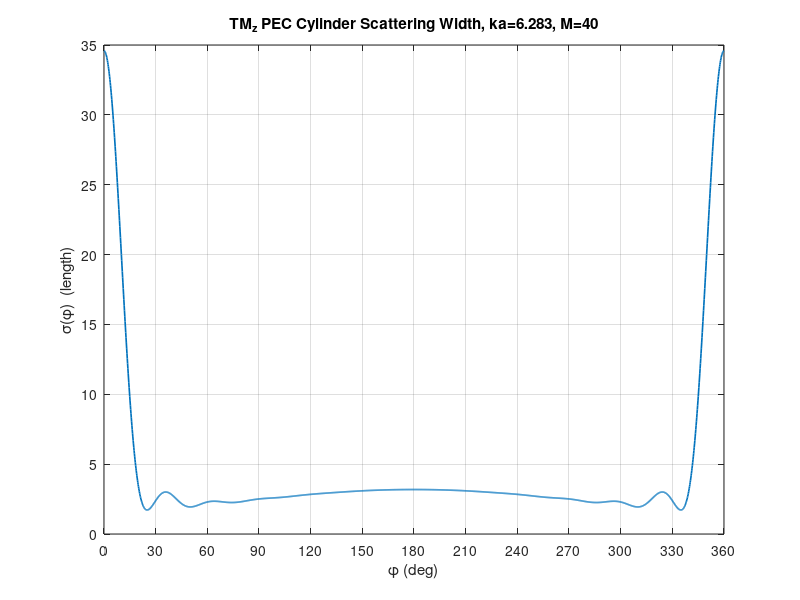

Write MATLAB code to recreate this figure.
% ECE 541 Fall 2025 Project 6
% problem 1(c) - TM scattering width

clc
clear

j = 1i;
lambda = 1;
a = 1*lambda;
k = 2*pi/lambda;
ka = k*a;

M = 40;                    
n = (-M:M).';       

c_n = j.^(-n);
b_n = -c_n .* ( besselj(n,ka) ./ besselh(n,2,ka) );

phi = linspace(0,2*pi,2000);
F = ( (b_n .* (j.^n)).' * exp(1i*n*phi) ); 

sigma = (4/k) * abs(F).^2;

Sigma_total = trapz(phi, sigma);

% Plot
figure;
plot(phi*180/pi, sigma, 'LineWidth', 1.2);
xlim([0 360]);
xticks(0:30:360);
grid on;
xlabel('\phi (deg)');
ylabel('\sigma(\phi)  (length)');
title(sprintf('TM_z PEC Cylinder Scattering Width, ka=%.3f, M=%d', ka, M));
fprintf('Backscatter (phi=180 deg): sigma_b = %.6g\n', sigma(round(end/2)));
fprintf('Forward scatter (phi=0 deg): sigma_f = %.6g\n', sigma(1));
fprintf('Total scattering width (integrated): Sigma = %.6g\n', Sigma_total);
